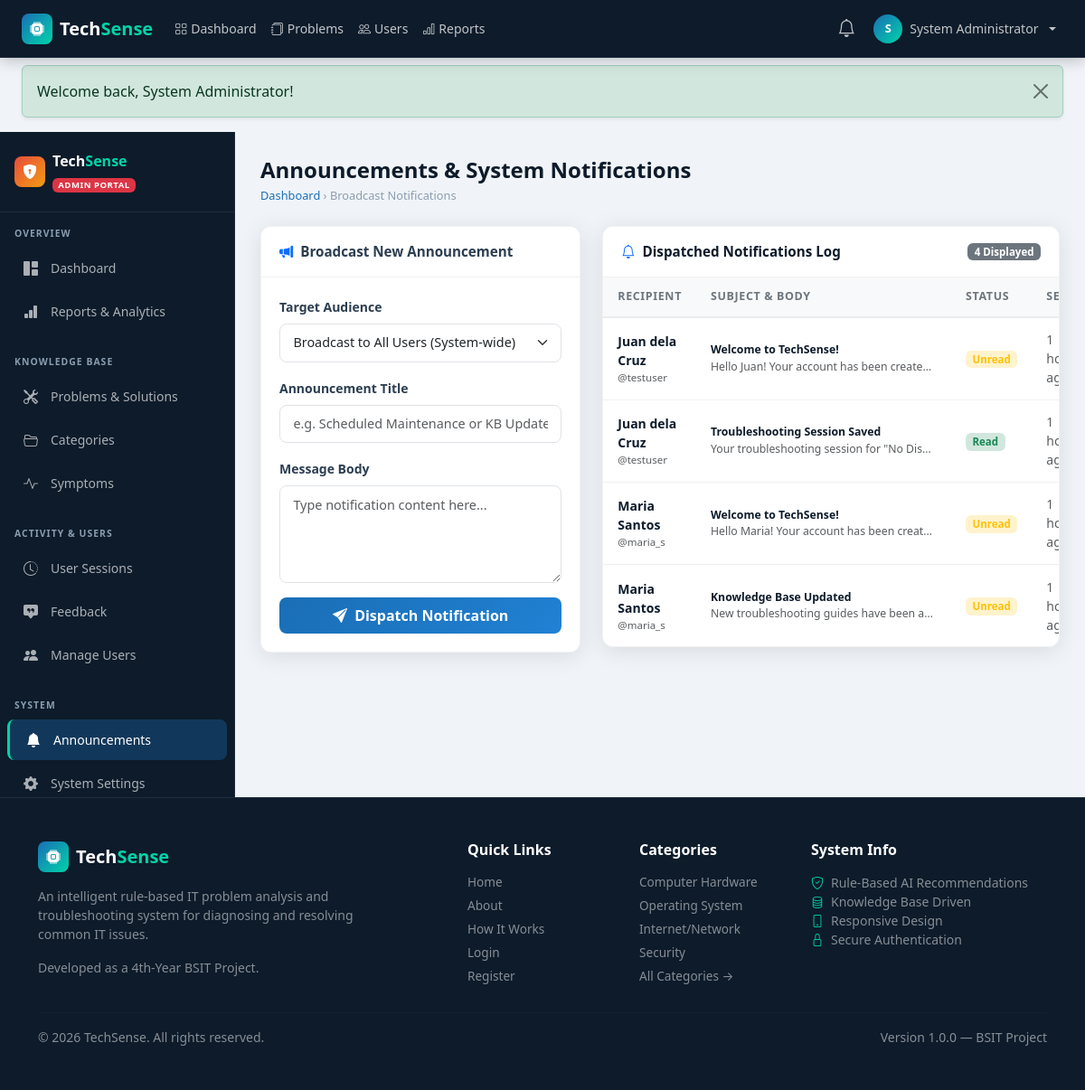
The page /admin/notifications.php (signed in) on the database its author committed.
### tables this page shows
CREATE TABLE IF NOT EXISTS users (
    id INT AUTO_INCREMENT PRIMARY KEY,
    full_name VARCHAR(150) NOT NULL,
    email VARCHAR(150) NOT NULL UNIQUE,
    username VARCHAR(80) NOT NULL UNIQUE,
    password VARCHAR(255) NOT NULL,
    role ENUM('admin','user') DEFAULT 'user',
    status ENUM('active','disabled') DEFAULT 'active',
    created_at TIMESTAMP DEFAULT CURRENT_TIMESTAMP
);

CREATE TABLE IF NOT EXISTS notifications (
    id INT AUTO_INCREMENT PRIMARY KEY,
    user_id INT NOT NULL,
    title VARCHAR(200) NOT NULL,
    message TEXT NOT NULL,
    is_read TINYINT(1) DEFAULT 0,
    created_at TIMESTAMP DEFAULT CURRENT_TIMESTAMP,
    FOREIGN KEY (user_id) REFERENCES users(id) ON DELETE CASCADE
);

### includes/functions.php (called while the page is built, shortened)
<?php
function e(string $str): string {
    return htmlspecialchars($str, ENT_QUOTES | ENT_SUBSTITUTE, 'UTF-8');
}
function timeAgo(string $datetime): string {
    $now  = new DateTime();
    $then = new DateTime($datetime);
    $diff = $now->diff($then);
    if ($diff->h > 0) return $diff->h . ' hour' . ($diff->h > 1 ? 's' : '') . ' ago';
    return 'Just now';
}
function getFlash(): ?array {
    if (isset($_SESSION['flash'])) {
        $flash = $_SESSION['flash'];
        return $flash;
    }
    return null;
}

### includes/auth.php (called while the page is built, shortened)
<?php
function isLoggedIn(): bool
{
    return isset($_SESSION['user_id']) && !empty($_SESSION['user_id']);
}
function isAdmin(): bool
{
    return isLoggedIn() && $_SESSION['user_role'] === 'admin';
}
function currentUser(): array
{
    return [
        'id' => $_SESSION['user_id'] ?? 0,
        'username' => $_SESSION['username'] ?? '',
        'full_name' => $_SESSION['full_name'] ?? '',
        'email' => $_SESSION['email'] ?? '',
        'role' => $_SESSION['user_role'] ?? 'user',
    ];
}

### admin/notifications.php (the view, shortened to what this page needs)
<?php
require_once __DIR__ . '/../config/db.php';
require_once __DIR__ . '/../includes/auth.php';
require_once __DIR__ . '/../includes/functions.php';
$users = $pdo->query("SELECT id, full_name, email, role FROM users WHERE status = 'active' ORDER BY full_name ASC")->fetchAll();
$recentNotifs = $pdo->query("SELECT n.*, u.full_name, u.username
                             FROM notifications n
                             JOIN users u ON n.user_id = u.id
                             ORDER BY n.created_at DESC LIMIT 20")->fetchAll();
require_once __DIR__ . '/../includes/header.php';
?>
<div class="ts-layout">
  <?php require_once __DIR__ . '/../includes/admin-sidebar.php'; ?>
  <main class="ts-content">
    <div class="ts-page-header">
      <h1>Announcements &amp; System Notifications</h1>
      <div class="ts-breadcrumb">
        <a href="<?= BASE_URL ?>/admin/dashboard.php">Dashboard</a> &rsaquo;
        <span>Broadcast Notifications</span>
      </div>
    </div>
    <div class="row g-4">
      <div class="col-lg-5">
        <div class="ts-card">
          <div class="ts-card-header">
            <i class="bi bi-megaphone-fill text-primary"></i>
            <span>Broadcast New Announcement</span>
          </div>
          <div class="ts-card-body">
            <form method="POST" action="<?= BASE_URL ?>/admin/notifications.php">
              <div class="mb-3">
                <label class="form-label small fw-semibold">Target Audience</label>
                <select name="target" class="form-select ts-form-control" required>
                  <option value="all">Broadcast to All Users (System-wide)</option>
                </select>
              </div>
              <div class="mb-3">
                <label class="form-label small fw-semibold">Announcement Title</label>
                <input type="text" name="title" class="form-control ts-form-control" placeholder="e.g. Scheduled Maintenance or KB Updates" required>
              </div>
              <div class="mb-3">
                <label class="form-label small fw-semibold">Message Body</label>
                <textarea name="message" class="form-control ts-form-control" rows="4" placeholder="Type notification content here..." required></textarea>
              </div>
              <button type="submit" class="btn btn-ts-primary w-100 py-2">
                <i class="bi bi-send-fill me-1"></i> Dispatch Notification
              </button>
            </form>
          </div>
        </div>
      </div>
      <div class="col-lg-7">
        <div class="ts-card">
          <div class="ts-card-header d-flex justify-content-between align-items-center">
            <div class="fw-semibold text-navy">
              <i class="bi bi-bell text-primary me-1"></i> Dispatched Notifications Log
            </div>
            <span class="badge bg-secondary"><?= count($recentNotifs) ?> Displayed</span>
          </div>
          <div class="ts-card-body p-0">
            <div class="table-responsive">
              <table class="ts-table mb-0">
                <thead>
                  <tr>
                    <th>Recipient</th>
                    <th>Subject &amp; Body</th>
                    <th>Status</th>
                    <th>Sent</th>
                  </tr>
                </thead>
                <tbody>
                  <?php if (!empty($recentNotifs)): ?>
                    <?php foreach ($recentNotifs as $rn): ?>
                      <tr>
                        <td class="small">
                          <div class="fw-semibold text-navy"><?= e($rn['full_name']) ?></div>
                          <div class="text-muted" style="font-size: 0.72rem;">@<?= e($rn['username']) ?></div>
                        </td>
                        <td>
                          <div class="fw-semibold text-navy small"><?= e($rn['title']) ?></div>
                          <div class="text-muted small text-truncate" style="max-width: 250px;"><?= e($rn['message']) ?></div>
                        </td>
                        <td>
                          <span class="badge <?= $rn['is_read'] ? 'bg-success-subtle text-success' : 'bg-warning-subtle text-warning' ?>">
                            <?= $rn['is_read'] ? 'Read' : 'Unread' ?>
                          </span>
                        </td>
                        <td class="text-muted small"><?= timeAgo($rn['created_at']) ?></td>
                      </tr>
                    <?php endforeach; ?>
                  <?php else: ?>
                    <tr>
                      <td colspan="4" class="text-center py-4 text-muted">No notifications sent yet.</td>
                    </tr>
                  <?php endif; ?>
                </tbody>
              </table>
            </div>
          </div>
        </div>
      </div>
    </div>
  </main>
</div>
<?php require_once __DIR__ . '/../includes/footer.php'; ?>

### includes/header.php (shortened to what this page needs)
<?php
require_once __DIR__ . '/auth.php';
require_once __DIR__ . '/functions.php';
$bodyClass  = $bodyClass  ?? '';
$isLoggedIn = isLoggedIn();
$isAdminU   = isAdmin();
$curUser    = $isLoggedIn ? currentUser() : [];
$flash      = getFlash();
?>
<!DOCTYPE html>
<html lang="en">
<head>
<link rel="stylesheet" href="https://cdn.jsdelivr.net/npm/bootstrap@5.3.3/dist/css/bootstrap.min.css" />
<link rel="stylesheet" href="https://cdn.jsdelivr.net/npm/bootstrap-icons@1.11.3/font/bootstrap-icons.min.css" />
<link rel="stylesheet" href="<?= BASE_URL ?>/assets/css/style.css" />
</head>
<body class="<?= e($bodyClass) ?>">
<nav class="navbar navbar-expand-lg navbar-dark ts-navbar" id="mainNavbar">
  <div class="container-fluid px-4">
    <a class="navbar-brand d-flex align-items-center gap-2" href="<?= BASE_URL ?>/">
      <span class="ts-logo-icon"><i class="bi bi-cpu-fill"></i></span>
      <span class="fw-bold">Tech<span class="text-ts-accent">Sense</span></span>
    </a>
    <div class="collapse navbar-collapse" id="navbarContent">
      <?php if ($isLoggedIn && !$isAdminU): ?>
      <ul class="navbar-nav me-auto">
        <li class="nav-item"><a class="nav-link" href="<?= BASE_URL ?>/user/dashboard.php"><i class="bi bi-speedometer2 me-1"></i>Dashboard</a></li>
        <li class="nav-item"><a class="nav-link" href="<?= BASE_URL ?>/user/troubleshoot.php"><i class="bi bi-search me-1"></i>Troubleshoot</a></li>
        <li class="nav-item"><a class="nav-link" href="<?= BASE_URL ?>/user/knowledge-base.php"><i class="bi bi-book me-1"></i>Knowledge Base</a></li>
        <li class="nav-item"><a class="nav-link" href="<?= BASE_URL ?>/user/history.php"><i class="bi bi-clock-history me-1"></i>History</a></li>
      </ul>
      <?php elseif ($isLoggedIn && $isAdminU): ?>
      <ul class="navbar-nav me-auto">
        <li class="nav-item"><a class="nav-link" href="<?= BASE_URL ?>/admin/dashboard.php"><i class="bi bi-grid me-1"></i>Dashboard</a></li>
        <li class="nav-item"><a class="nav-link" href="<?= BASE_URL ?>/admin/problems.php"><i class="bi bi-journals me-1"></i>Problems</a></li>
        <li class="nav-item"><a class="nav-link" href="<?= BASE_URL ?>/admin/users.php"><i class="bi bi-people me-1"></i>Users</a></li>
        <li class="nav-item"><a class="nav-link" href="<?= BASE_URL ?>/admin/reports.php"><i class="bi bi-bar-chart me-1"></i>Reports</a></li>
      </ul>
      <?php endif; ?>
      <ul class="navbar-nav ms-auto align-items-center gap-1">
        <?php if ($isLoggedIn): ?>
          <li class="nav-item">
            <a class="nav-link position-relative" href="<?= BASE_URL ?>/<?= $isAdminU ? 'admin' : 'user' ?>/notifications.php" title="Notifications">
              <i class="bi bi-bell fs-5"></i>
            </a>
          </li>
          <li class="nav-item dropdown">
            <a class="nav-link dropdown-toggle d-flex align-items-center gap-2" href="#" data-bs-toggle="dropdown">
              <span class="ts-avatar"><?= strtoupper(substr($curUser['full_name'], 0, 1)) ?></span>
              <span class="d-none d-md-inline"><?= e($curUser['full_name']) ?></span>
            </a>
          </li>
        <?php else: ?>
          <li class="nav-item"><a class="nav-link" href="<?= BASE_URL ?>/login.php">Login</a></li>
          <li class="nav-item"><a class="btn btn-ts-primary btn-sm px-3" href="<?= BASE_URL ?>/register.php">Register</a></li>
        <?php endif; ?>
      </ul>
    </div>
  </div>
</nav>
<?php if ($flash): ?>
<div class="container-fluid px-4 pt-2">
  <div class="alert alert-<?= e($flash['type']) ?> alert-dismissible fade show shadow-sm" role="alert">
    <?= e($flash['message']) ?>
    <button type="button" class="btn-close" data-bs-dismiss="alert"></button>
  </div>
</div>
<?php endif; ?>

### assets/css/style.css (style rules this page uses)
:root { --ts-navy: #0d1b2a; --ts-navy-light: #1b2d42; --ts-navy-mid: #162236; --ts-blue: #1a6eb5; --ts-blue-light: #2181d4; --ts-accent: #00d4aa; --ts-accent-dark: #00b894; --ts-text: #e8ecf0; --ts-text-muted: #8b9db0; --ts-card-bg: #ffffff; --ts-border: rgba(255, 255, 255, 0.08); --ts-sidebar-w: 260px; --ts-navbar-h: 64px; --ts-radius: 12px; --ts-radius-sm: 8px; --ts-shadow: 0 4px 24px rgba(0, 0, 0, 0.10); --ts-shadow-lg: 0 8px 40px rgba(0, 0, 0, 0.16); }
*, *::before, *::after { box-sizing: border-box; }
body { font-family: 'Segoe UI', system-ui, -apple-system, sans-serif; background-color: #f0f4f8; color: #2c3e50; min-height: 100vh; display: flex; flex-direction: column; }
a { text-decoration: none; }
.ts-navbar { background: var(--ts-navy) !important; height: var(--ts-navbar-h); border-bottom: 1px solid var(--ts-border); box-shadow: 0 2px 16px rgba(0, 0, 0, 0.25); position: sticky; top: 0; z-index: 1030; }
.ts-navbar .nav-link { color: rgba(255, 255, 255, 0.75) !important; font-size: 0.875rem; font-weight: 500; padding: 0.5rem 0.75rem; border-radius: 6px; transition: all 0.2s; }
.ts-logo-icon { width: 34px; height: 34px; background: linear-gradient(135deg, var(--ts-blue), var(--ts-accent)); border-radius: 8px; display: inline-flex; align-items: center; justify-content: center; color: #fff; font-size: 1rem; }
.ts-avatar { width: 32px; height: 32px; background: linear-gradient(135deg, var(--ts-blue), var(--ts-accent)); border-radius: 50%; display: inline-flex; align-items: center; justify-content: center; color: #fff; font-size: 0.8rem; font-weight: 700; }
.text-ts-accent { color: var(--ts-accent) !important; }
.btn-ts-primary { background: linear-gradient(135deg, var(--ts-blue), var(--ts-blue-light)); border: none; color: #fff; font-weight: 600; border-radius: 8px; transition: all 0.2s; }
.ts-layout { display: flex; min-height: calc(100vh - var(--ts-navbar-h)); }
.ts-content { flex: 1; padding: 1.75rem; overflow-x: hidden; }
.ts-page-header { margin-bottom: 1.5rem; }
.ts-page-header h1 { font-size: 1.5rem; font-weight: 700; color: var(--ts-navy); margin-bottom: 0.25rem; }
.ts-breadcrumb { font-size: 0.8rem; color: var(--ts-text-muted); }
.ts-breadcrumb a { color: var(--ts-blue); }
.ts-card { background: #fff; border-radius: var(--ts-radius); box-shadow: var(--ts-shadow); border: 1px solid rgba(0, 0, 0, 0.05); overflow: hidden; }
.ts-card-header { padding: 1rem 1.25rem; border-bottom: 1px solid rgba(0, 0, 0, 0.06); font-weight: 600; font-size: 0.95rem; display: flex; align-items: center; gap: 0.5rem; background: #fff; }
.ts-card-body { padding: 1.25rem; }
.ts-table { width: 100%; border-collapse: collapse; }
.ts-table th { background: #f8f9fa; font-size: 0.78rem; font-weight: 600; text-transform: uppercase; letter-spacing: 0.05em; color: #6c757d; padding: 0.75rem 1rem; border-bottom: 2px solid #e9ecef; }
.ts-table td { padding: 0.85rem 1rem; border-bottom: 1px solid #f0f0f0; font-size: 0.875rem; vertical-align: middle; }
.ts-table tr:last-child td { border-bottom: none; }
.ts-form-control { border: 1.5px solid #dee2e6; border-radius: var(--ts-radius-sm); padding: 0.6rem 0.9rem; font-size: 0.9rem; transition: border-color 0.2s; }
.badge { font-size: 0.72rem; padding: 0.35em 0.65em; border-radius: 6px; }
.text-navy { color: var(--ts-navy) !important; }

### rows shown on the page
users: full_name "S", full_name "System Administrator"
notifications: user.full_name "Juan dela Cruz", user.username "testuser", title "Welcome to TechSense!", message "Hello Juan! Your account has been create…", is_read "Unread", timeAgo($rn['created_at']) "1…"
notifications: user.full_name "Juan dela Cruz", user.username "testuser", title "Troubleshooting Session Saved", message "Your troubleshooting session for \"No Dis…", is_read "Read", created_at "1…"
notifications: user.full_name "Maria Santos", user.username "maria_s", title "Welcome to TechSense!", message "Hello Maria! Your account has been creat…", is_read "Unread", created_at "1…"
notifications: user.full_name "Maria Santos", user.username "maria_s", title "Knowledge Base Updated", message "New troubleshooting guides have been a…", is_read "Unread", created_at "1…"

### other values the page prints
$flash['message'] "Welcome back, System Administrator!"
count($recentNotifs) "4"
